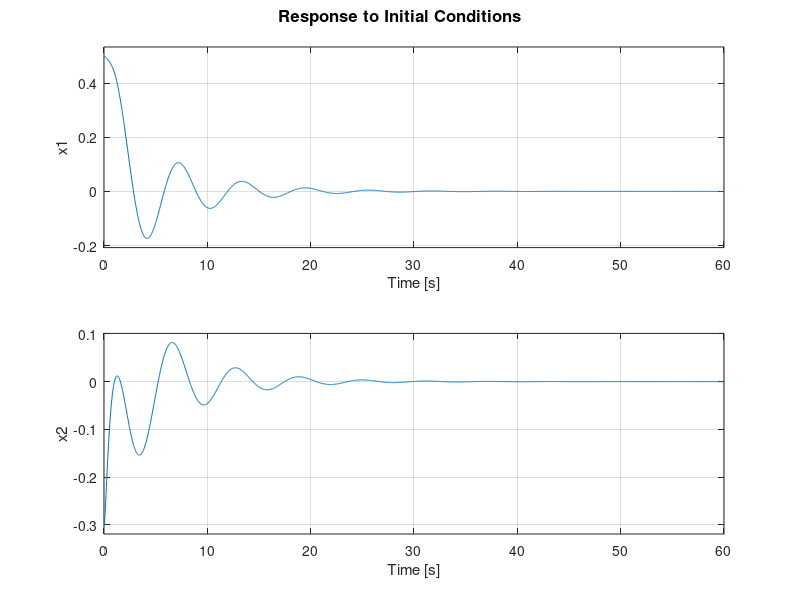

Write the MATLAB code that produced this figure. (Note: this script raises an error after producing the figure.)
%% 1. Parametri
m1 = 2;
m2 = 0.2;
k1 = 1;
k2 = 0.8;
k3 = 2;
c = 2;

%% 2. 3. A i B su globalne varijable
global A B k u
A = @(k)[0 1 0 0;-(k1+k)/m1 -c/m1 k/m1 c/m1;0 0 0 1;k/m2 c/m2 -(k+k3)/m2 -c/m2];
B = [0;1/m1;0;0];

%% 4. Matrice C i D
C = [1 0 0 0;0 0 1 0];
D = [0;0];

%% 5. Polovi
p = eig(A(k2));

%% 6. Prostor stanja ss
sys = ss(A(k2), B, C, D);

%% 7. 8. Step
sys.OutputName = {'x1', 'x2'};
step(sys, 60);

%% 9. Početni uvjeti
x0 = [0.5;0;-0.3;0];

%% 10. initial
initial(sys, x0, 60);

%% 11. 12. iteracija
u = 0;
t1 = 60;
x1 = [0.5;0;-0.3;0];
for k = [0:0.5:2]
    [t x] = ode45(@odePU, [0 t1], x1);
    txt = ['k_2 = ', num2str(k)];
    figure(1)
    subplot(211)
    plot(t, x(:, 1), 'DisplayName', txt);
    hold on
    ylabel('x1(m)');
    subplot(212)
    plot(t, x(:, 3), 'DisplayName', txt);
    hold on
    xlabel('t(s)');
    ylabel('x2(m)');
    legend
end
    
    